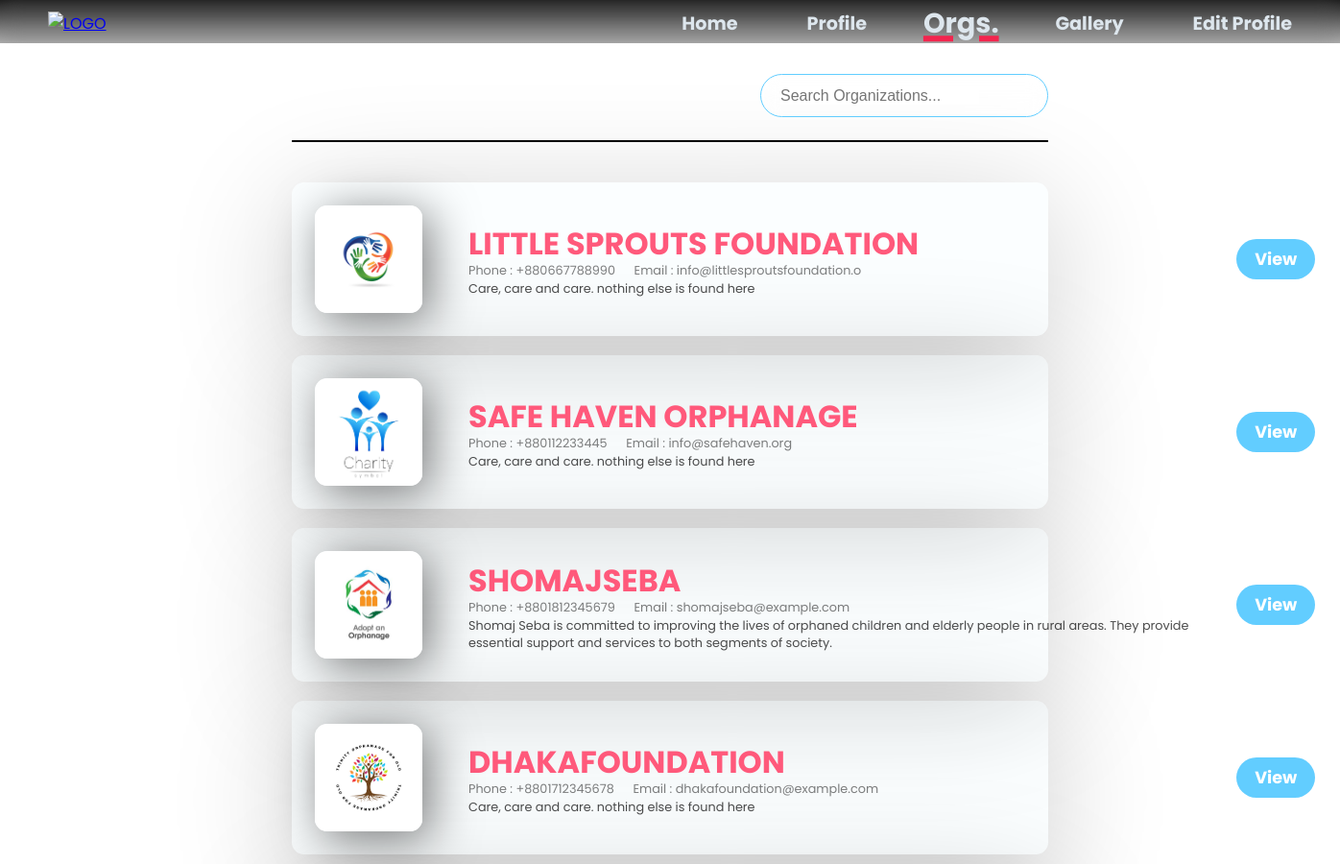
Before: /Root/Org_Page/O_ORG.php (signed in, upper part) with the older database file.
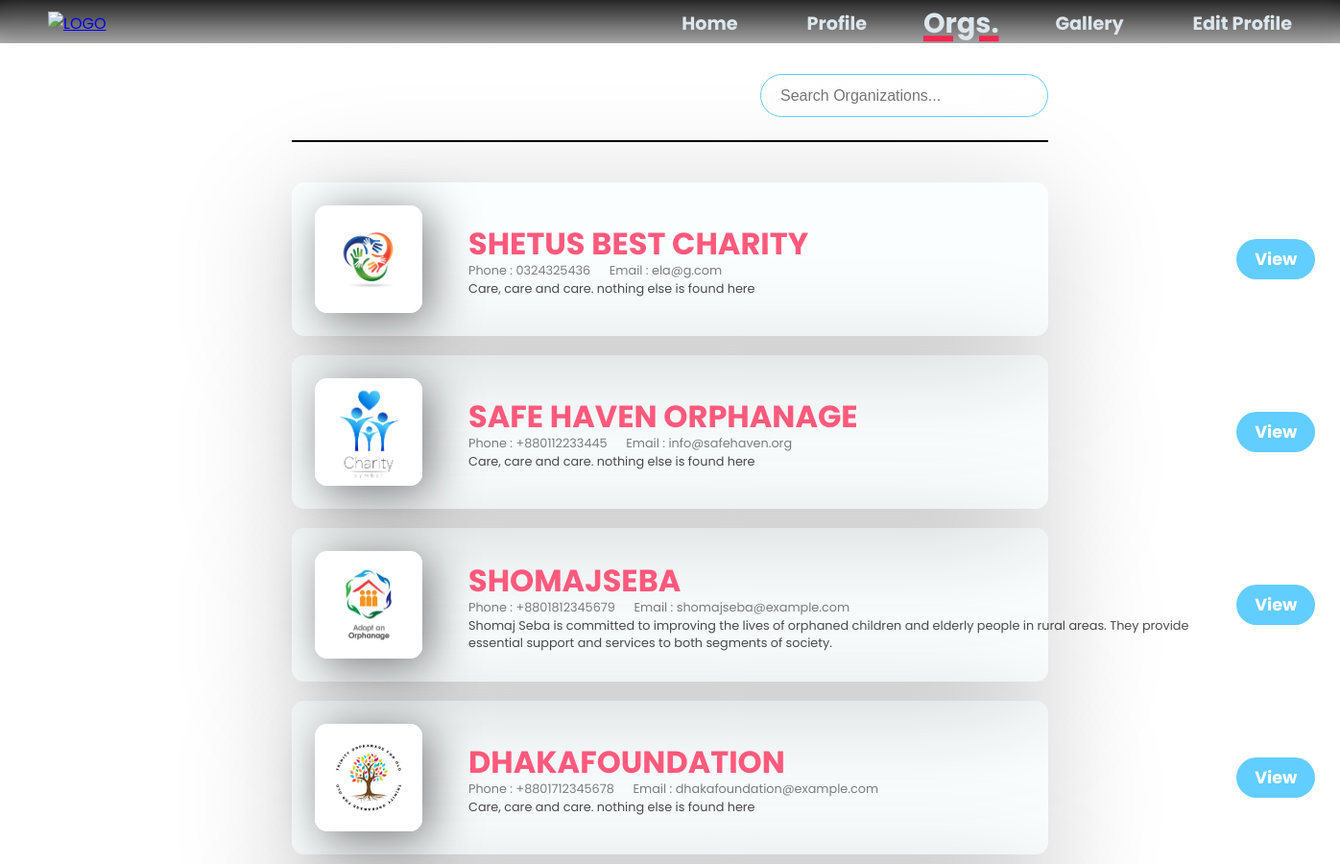
After: the same page with the newer database file.
### tables this page shows
CREATE TABLE `org_list` (
  `org_id` int(11) NOT NULL,
  `org_name` varchar(30) DEFAULT NULL,
  `acc_id` int(11) NOT NULL,
  `org_description` text DEFAULT NULL,
  `org_email` varchar(30) DEFAULT NULL,
  `org_phone` varchar(20) DEFAULT NULL,
  `org_website` varchar(30) DEFAULT NULL,
  `org_logo` varchar(255) DEFAULT NULL,
  `established` date DEFAULT NULL,
  `org_location` varchar(30) DEFAULT NULL,
  `org_vision` varchar(30) DEFAULT NULL,
  `org_reviews` decimal(2,2) DEFAULT NULL
);

### Root/Org_Page/ORG_BE.php (the view, shortened to what this page needs)
<?php
    include('/xampp/htdocs/DBMS_Project_Organized_One/Includes/db_con.php');
    $role = $_SESSION['role'];
    $acc_id = $_SESSION['acc_id'];
    $query = "SELECT * FROM org_list WHERE acc_id != $acc_id";
    $result = mysqli_query($con, $query);
    if (mysqli_num_rows($result) > 0) {
        while ($row = mysqli_fetch_assoc($result)) {
            echo '<div class="blog-post">';
            echo '<div class="x">';
            echo '<div class="blog-post_img"><img src="..//..//Dashboards/Own-Profiles/Org/' . $row['org_logo'] . '" alt=""></div>';
            echo '<div class="blog-post_info">';
            echo '<h1 class="blog-post_title">' . $row['org_name'] . '</h1>';
            echo '<div class="blog-post_date">';
            echo '<span>Phone : ' . $row['org_phone'] . '</span>';
            echo '<span> &emsp; Email : ' . $row['org_email'] . '</span>';
            echo '</div>';
            echo '<p class="blog-post_content">' . $row['org_description'] . '</p>';
            echo '</div>';
            echo '</div>';
            echo '<div class="info">';
            if ( $role == 'org' ) {
                echo '<a href="/Root/Org_Page/O_VIEW_ORG.php?org_id=' . $row['org_id'] . '"  class="blog-post_cta" > View </a>';
            } else if ( $role == 'admin' ) {
                echo '<a href="/Root/Org_Page/O_VIEW_ORG.php?org_id=' . $row['org_id'] . '"  class="blog-post_cta" > View </a>';
            } else {
                echo '<a href="/Root/Org_Page/U_VIEW_ORG.php?org_id=' . $row['org_id'] . '"  class="blog-post_cta" > View </a>';
                echo '<a href="/Root/D & A/Donations/U_DONATION_DASH.php?org_id=' . $row['org_id'] . '" class="blog-post_cta" > Donate </a>';
            }
            echo '</div>';
            echo '</div>';
        }
    } else {
        echo 'No blog posts found.';
    }
?>

Changed rows visible on the page:
changed org_list: org_name "LITTLE SPROUTS FOUNDATION" → "SHETUS BEST CHARITY"; org_phone "+880667788990" → "0324325436"; org_email "info@littlesproutsfoundation.o" → "ela@g.com"
